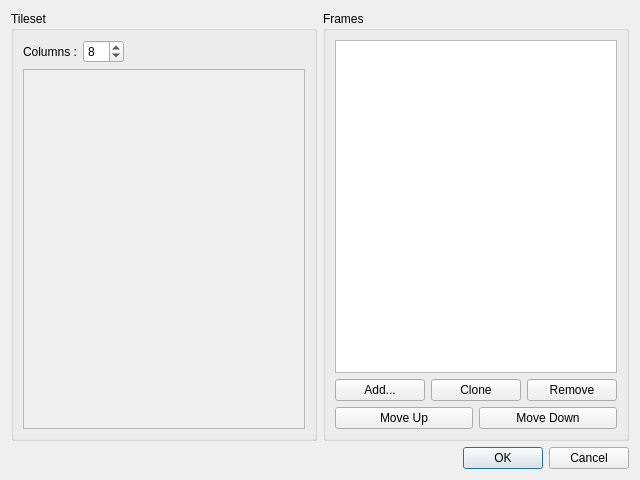
<?xml version="1.0" encoding="UTF-8"?>
<ui version="4.0">
 <class>FrameOrderEditorDialog</class>
 <widget class="QDialog" name="FrameOrderEditorDialog">
  <property name="geometry">
   <rect>
    <x>0</x>
    <y>0</y>
    <width>640</width>
    <height>480</height>
   </rect>
  </property>
  <property name="windowTitle">
   <string>Frame Order Editor</string>
  </property>
  <layout class="QVBoxLayout" name="verticalLayout">
   <item>
    <layout class="QHBoxLayout" name="horizontalLayout">
     <item>
      <widget class="QGroupBox" name="tilesetGroupBox">
       <property name="title">
        <string>Tileset</string>
       </property>
       <layout class="QVBoxLayout" name="verticalLayout_2">
        <item>
         <layout class="QHBoxLayout" name="horizontalLayout_2">
          <item>
           <widget class="QLabel" name="columnsLabel">
            <property name="text">
             <string>Columns :</string>
            </property>
           </widget>
          </item>
          <item>
           <widget class="QSpinBox" name="columnsSpinBox">
            <property name="minimum">
             <number>1</number>
            </property>
            <property name="maximum">
             <number>16</number>
            </property>
            <property name="value">
             <number>8</number>
            </property>
           </widget>
          </item>
          <item>
           <spacer name="horizontalSpacer">
            <property name="orientation">
             <enum>Qt::Orientation::Horizontal</enum>
            </property>
            <property name="sizeHint" stdset="0">
             <size>
              <width>40</width>
              <height>20</height>
             </size>
            </property>
           </spacer>
          </item>
         </layout>
        </item>
        <item>
         <widget class="QScrollArea" name="scrollArea">
          <property name="widgetResizable">
           <bool>true</bool>
          </property>
          <property name="alignment">
           <set>Qt::AlignmentFlag::AlignLeading|Qt::AlignmentFlag::AlignLeft|Qt::AlignmentFlag::AlignTop</set>
          </property>
          <widget class="QWidget" name="scrollAreaWidgetContents_2">
           <property name="geometry">
            <rect>
             <x>0</x>
             <y>0</y>
             <width>281</width>
             <height>346</height>
            </rect>
           </property>
           <layout class="QVBoxLayout" name="verticalLayout_4">
            <item>
             <widget class="FrameOrderTileSelectionWidget" name="tileSelectionWidget" native="true">
              <property name="mouseTracking">
               <bool>true</bool>
              </property>
             </widget>
            </item>
           </layout>
          </widget>
         </widget>
        </item>
       </layout>
      </widget>
     </item>
     <item>
      <widget class="QGroupBox" name="framesGroupBox">
       <property name="title">
        <string>Frames</string>
       </property>
       <layout class="QVBoxLayout" name="verticalLayout_3">
        <item>
         <widget class="QListWidget" name="framesListWidget"/>
        </item>
        <item>
         <layout class="QHBoxLayout" name="horizontalLayout_3">
          <item>
           <widget class="QPushButton" name="addFramePushButton">
            <property name="text">
             <string>Add...</string>
            </property>
           </widget>
          </item>
          <item>
           <widget class="QPushButton" name="cloneFramePushButton">
            <property name="text">
             <string>Clone</string>
            </property>
           </widget>
          </item>
          <item>
           <widget class="QPushButton" name="removeFramePushButton">
            <property name="text">
             <string>Remove</string>
            </property>
           </widget>
          </item>
         </layout>
        </item>
        <item>
         <layout class="QHBoxLayout" name="horizontalLayout_4">
          <item>
           <widget class="QPushButton" name="moveFrameUpPushButton">
            <property name="text">
             <string>Move Up</string>
            </property>
           </widget>
          </item>
          <item>
           <widget class="QPushButton" name="moveFrameDownPushButton">
            <property name="text">
             <string>Move Down</string>
            </property>
           </widget>
          </item>
         </layout>
        </item>
       </layout>
      </widget>
     </item>
    </layout>
   </item>
   <item>
    <widget class="QDialogButtonBox" name="buttonBox">
     <property name="orientation">
      <enum>Qt::Orientation::Horizontal</enum>
     </property>
     <property name="standardButtons">
      <set>QDialogButtonBox::StandardButton::Cancel|QDialogButtonBox::StandardButton::Ok</set>
     </property>
    </widget>
   </item>
  </layout>
 </widget>
 <customwidgets>
  <customwidget>
   <class>FrameOrderTileSelectionWidget</class>
   <extends>QWidget</extends>
   <header>FrameOrderEditorDialog.hpp</header>
   <container>1</container>
   <slots>
    <slot>setNumberOfColumns(int)</slot>
   </slots>
  </customwidget>
 </customwidgets>
 <resources/>
 <connections>
  <connection>
   <sender>buttonBox</sender>
   <signal>accepted()</signal>
   <receiver>FrameOrderEditorDialog</receiver>
   <slot>onAccept()</slot>
   <hints>
    <hint type="sourcelabel">
     <x>501</x>
     <y>457</y>
    </hint>
    <hint type="destinationlabel">
     <x>501</x>
     <y>477</y>
    </hint>
   </hints>
  </connection>
  <connection>
   <sender>buttonBox</sender>
   <signal>rejected()</signal>
   <receiver>FrameOrderEditorDialog</receiver>
   <slot>reject()</slot>
   <hints>
    <hint type="sourcelabel">
     <x>596</x>
     <y>460</y>
    </hint>
    <hint type="destinationlabel">
     <x>596</x>
     <y>479</y>
    </hint>
   </hints>
  </connection>
  <connection>
   <sender>columnsSpinBox</sender>
   <signal>valueChanged(int)</signal>
   <receiver>tileSelectionWidget</receiver>
   <slot>setNumberOfColumns(int)</slot>
   <hints>
    <hint type="sourcelabel">
     <x>109</x>
     <y>61</y>
    </hint>
    <hint type="destinationlabel">
     <x>110</x>
     <y>93</y>
    </hint>
   </hints>
  </connection>
 </connections>
 <slots>
  <slot>onAccept()</slot>
 </slots>
</ui>
